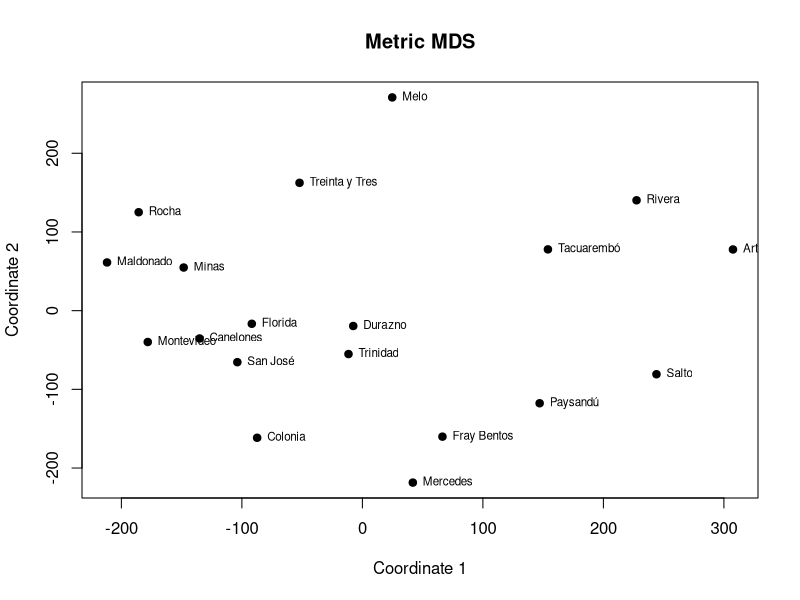

Write the R code that produced this figure.
D <- matrix(c(0,458,469,331,411,350,309,349,456,501,262,519,104,496,180,438,153,371,348
,458,0,143,129,48,242,309,214,97,43,296,128,407,178,382,45,313,226,126
,469,143,0,171,155,154,412,136,239,159,239,268,449,321,342,104,350,347,136
,331,129,171,0,84,170,247,141,162,172,187,222,290,236,260,108,192,199,38
,411,48,155,84,0,220,270,192,95,90,262,146,360,178,343,53,265,194,90
,350,242,154,170,220,0,394,28,315,277,93,366,358,396,197,198,267,364,137
,309,309,412,247,270,394,0,549,244,338,367,290,209,235,375,322,185,98,285
,349,214,136,141,192,28,549,0,286,250,103,337,350,367,208,171,257,339,109
,456,97,239,162,95,315,244,286,0,105,348,64,386,84,419,135,303,149,180
,501,43,159,172,90,277,338,250,105,0,336,113,448,176,424,79,354,249,167
,262,296,239,187,262,93,367,103,348,336,0,407,286,422,105,257,208,359,172
,519,128,268,222,146,366,290,337,64,113,407,0,447,73,481,173,366,192,236
,104,407,449,290,360,358,209,350,386,448,286,447,0,413,236,396,99,281,316
,496,178,321,236,178,396,235,367,84,176,422,73,413,0,483,219,343,139,259
,180,382,342,260,343,197,375,208,419,424,105,481,236,483,0,348,192,394,257
,438,45,104,108,53,198,322,171,135,79,257,173,396,219,348,0,299,248,93
,153,313,350,192,265,267,185,257,303,354,208,366,99,343,192,299,0,225,218,
371,226,347,199,194,364,98,339,149,249,359,192,281,139,394,248,225,0,235,
348,126,136,38,90,137,285,109,180,167,172,236,316,259,257,93,218,235,0), ncol=19)

colnames(D) <- c("Artigas", "Canelones", "Colonia", "Durazno", "Florida",
                    "Fray Bentos", "Melo", "Mercedes", "Minas", "Montevideo", "Paysandú", 
                    "Maldonado", "Rivera", "Rocha", "Salto", "San José", "Tacuarembó", "Treinta y Tres", "Trinidad")
rownames(D) <- c("Artigas", "Canelones", "Colonia", "Durazno", "Florida",
                    "Fray Bentos", "Melo", "Mercedes", "Minas", "Montevideo", "Paysandú", 
                    "Maldonado", "Rivera", "Rocha", "Salto", "San José", "Tacuarembó", "Treinta y Tres", "Trinidad")

D

# HACIENDO CALCULO ALGEBRAICO

# Se obtiene la matriz de distancias al cuadrado: D2 = 2(1n1'n − S)
# D2 <- 2 * (rep(1,19)%*%t(rep(1,19))-D) - ESTO SOLO CUANDO SE TIENE MATRIZ DE SIMILITUDES!

D2 <- D^2
D2


# P = In − 1/n 1n1'n, siendo n el conjunto de puntos, en este caso 19.
P <- diag(1,19)-1/19*rep(1,19)%*%t(rep(1,19))
P

# matriz de similaridades Q
Q <- -0.5 * P%*%D2%*%P
Q

# Hay que distinguir si Q es semidefinida positiva (todos los VAP son no 
# negativos) o no (algun VAP es negativo)
eigen(Q)
# Hay valores propios negativos, entonces no es semidefinida positiva, hago transformacion o aproximacion.

# Ur tiene como columnas los vectores propios asociados a los r valores propios conservados
U <- eigen(Q)$vectors[,1:10]
U

# Λ es la matriz diagonal que contiene a los valores propios de Q positivos:
Λ <- diag(c(eigen(Q)$values[1:10]))
Λ

Y <- U %*% sqrt(Λ)
Y

Qaprox <- Y%*%t(Y)
Qaprox

# ---------------------------------------------------------------------------------------------

# USANDO LA FUNCION CMD
# fit <- cmdscale(d=sqrt(D),eig=TRUE, k=2) si me hubiese dado el cuadrado, uso la funcion sqrt()
fit <- cmdscale(D,eig=TRUE, k=2)
fit

# Una medida de la precision conseguida mediante la aproximacion a partir de los VAP
# positivos de la matriz de similitud es el coeficiente dado por el coeficiente de Mardia:
# Si es mayor que 0.8, la aproximacion es buena (coef.Mardia = (VAP utilizados)/sum todos VAPs)

mardia <- (fit$eig[1]+fit$eig[2])/sum(fit$eig)
mardia

# Como dio 1.03 es buena la aproximacion

# plot solution
x <- fit$points[,1]
y <- fit$points[,2]
plot(x, y, pch=19, xlab="Coordinate 1", ylab="Coordinate 2",
     main="Metric MDS", type="p")
text(x, y, pos=4, labels = row.names(D), cex=.7)
